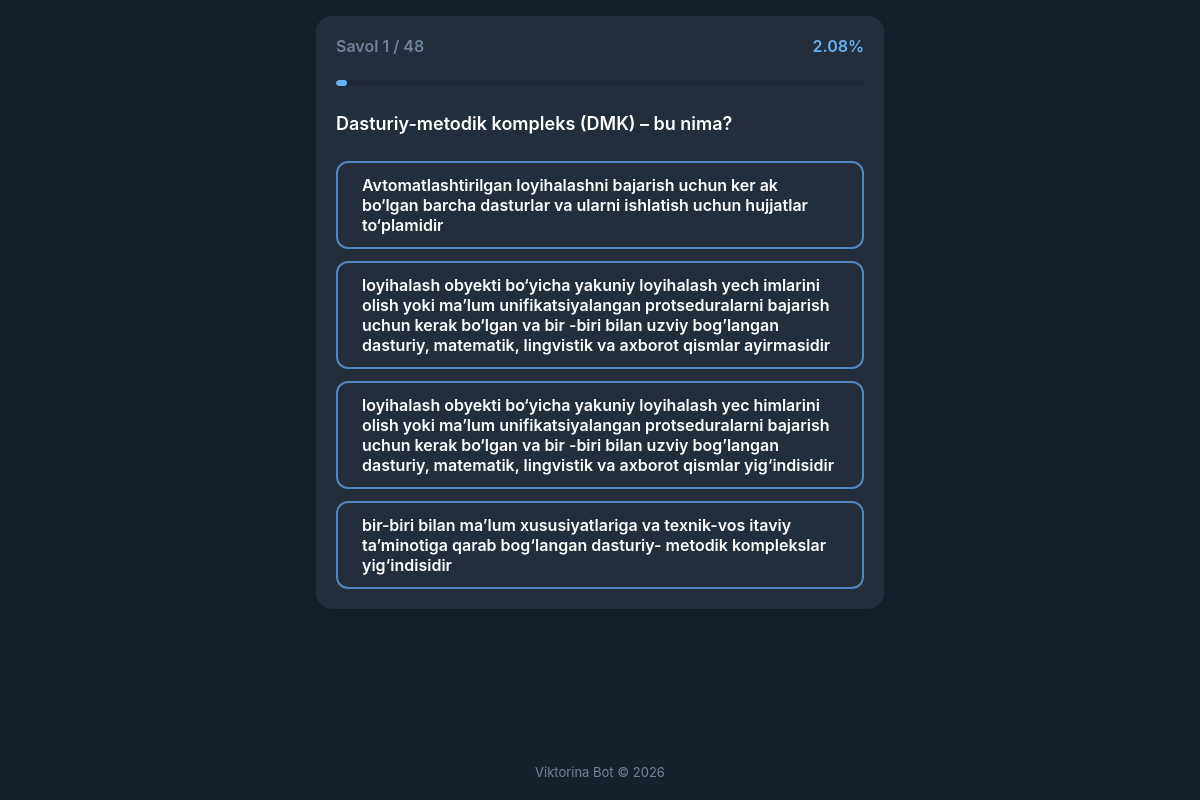
The app's page /quiz/4/question/0/ with its own data.
### quiz/models.py (models this page shows, shortened)
class Question(models.Model):
    quiz = models.ForeignKey(Quiz, on_delete=models.CASCADE, related_name="questions")
    text = models.TextField()

class Answer(models.Model):
    question = models.ForeignKey(Question, on_delete=models.CASCADE, related_name="answers")
    text = models.CharField(max_length=500)
    is_correct = models.BooleanField(default=False)

### quiz/views.py (the view, shortened to what this page needs)
# urls.py: path("<int:quiz_id>/question/<int:question_index>/", views.quiz_question, name="quiz_question"),
def quiz_question(request, quiz_id, question_index):
    quiz = get_object_or_404(Quiz, id=quiz_id)
    questions = list(quiz.questions.all())
    total = len(questions)
    if question_index >= total:
        return redirect("quiz:quiz_finish", quiz_id=quiz.id)
    question = questions[question_index]
    answers = list(question.answers.all())
    random.shuffle(answers)  # Variantlar tasodifiy tartibda aralashtiriladi
    answered = request.session.get("answered", {})
    feedback = None
    progress = round(((question_index + 1) / total) * 100, 2)
    return render(request, "quiz_question.html", {
        "quiz": quiz,
        "question": question,
        "answers": answers,  # Aralashtirilgan variantlar
        "index": question_index,
        "total": total,
        "feedback": feedback,
        "progress": progress,
    })

### templates/quiz_question.html (shortened to what this page needs)
{% extends "base.html" %}
{% block content %}
<div class="card fade-in">
    <div class="mb-3" style="display: flex; justify-content: space-between; align-items: center;">
        <span style="font-weight: 600; color: var(--tg-theme-hint-color);">Savol {{ index|add:1 }} / {{ total }}</span>
        <span style="font-weight: 600; color: var(--tg-theme-link-color);">{{ progress }}%</span>
    </div>
    <div class="mb-3" style="height: 6px; background-color: rgba(0,0,0,0.1); border-radius: 3px; overflow: hidden;">
        <div style="height: 100%; width: {{ progress }}%; background-color: var(--tg-theme-link-color); border-radius: 3px; transition: width 0.3s ease;"></div>
    </div>
    <h2 class="mb-3" style="font-size: 18px; line-height: 1.5; font-weight: 600;">{{ question.text }}</h2>
    <form method="post" id="quiz-form">
        <div style="display: flex; flex-direction: column; gap: 12px;">
            {% for answer in answers %}
                {% if feedback %}
                     {% if answer.id == feedback.correct_id %}
                        <div class="btn" style="background-color: #2fb344; color: white; text-align: left; position: relative; padding-right: 40px;">
                            {{ answer.text }}
                            <span style="position: absolute; right: 15px; top: 50%; transform: translateY(-50%);">✅</span>
                        </div>
                    {% elif feedback.selected_id == answer.id %}
                        <div class="btn" style="background-color: #d63e3e; color: white; text-align: left; position: relative; padding-right: 40px;">
                            {{ answer.text }}
                            <span style="position: absolute; right: 15px; top: 50%; transform: translateY(-50%);">❌</span>
                        </div>
                    {% else %}
                        <div class="btn btn-outline" style="text-align: left; color: var(--tg-theme-text-color); border-color: rgba(128,128,128, 0.3); opacity: 0.7;">
                            {{ answer.text }}
                        </div>
                    {% endif %}
                {% else %}
                    <label class="btn btn-outline" style="text-align: left; color: var(--tg-theme-text-color); border-color: var(--tg-theme-button-color); cursor: pointer; display: block;">
                        {{ answer.text }}
                    </label>
                {% endif %}
            {% endfor %}
        </div>
    </form>
</div>
{% endblock %}

### templates/base.html (style rules this page uses)
:root { --tg-theme-bg-color: #17212b; --tg-theme-text-color: #ffffff; --tg-theme-hint-color: #708499; --tg-theme-link-color: #6ab3f3; --tg-theme-button-color: #5288c1; --tg-theme-button-text-color: #ffffff; --tg-theme-secondary-bg-color: #232e3c; --tg-theme-header-bg-color: #17212b; --card-bg: var(--tg-theme-secondary-bg-color); --card-shadow: 0 4px 12px rgba(0, 0, 0, 0.1); --border-radius: 16px; --spacing: 16px; }
body { background-color: var(--tg-theme-bg-color); color: var(--tg-theme-text-color); font-family: -apple-system, BlinkMacSystemFont, 'Segoe UI', Roboto, Helvetica, Arial, sans-serif; margin: 0; padding: 0; min-height: 100vh; display: flex; flex-direction: column; }
.card { background-color: var(--card-bg); border-radius: var(--border-radius); box-shadow: var(--card-shadow); padding: 20px; margin-bottom: 20px; }
.btn { display: inline-block; padding: 12px 24px; border-radius: 12px; background-color: var(--tg-theme-button-color); color: var(--tg-theme-button-text-color); text-decoration: none; font-weight: 600; text-align: center; border: none; cursor: pointer; transition: opacity 0.2s ease; width: 100%; box-sizing: border-box; font-size: 16px; }
.btn-outline { background-color: transparent; border: 2px solid var(--tg-theme-button-color); color: var(--tg-theme-button-color); }
.mb-3 { margin-bottom: 24px; }
.fade-in { animation: fadeIn 0.3s ease-out forwards; }

### records on screen
Question: text "Dasturiy-metodik kompleks (DMK) – bu nima?"
Answer: text "Avtomatlashtirilgan loyihalashni bajarish uchun ker ak bo‘lgan barcha dasturlar va ularni ishlatish uchun hujjatlar to‘plamidir"
Answer: text "loyihalash obyekti bo‘yicha yakuniy loyihalash yech imlarini olish yoki ma’lum unifikatsiyalangan protseduralarni bajarish uchun kerak bo‘lgan va bir -biri bilan uzviy bog’langan dasturiy, matematik, lingvistik va axborot qismlar ayirmasidir"
Answer: text "loyihalash obyekti bo‘yicha yakuniy loyihalash yec himlarini olish yoki ma’lum unifikatsiyalangan protseduralarni bajarish uchun kerak bo‘lgan va bir -biri bilan uzviy bog’langan dasturiy, matematik, lingvistik va axborot qismlar yig‘indisidir"
Answer: text "bir-biri bilan ma’lum xususiyatlariga va texnik-vos itaviy ta’minotiga qarab bog‘langan dasturiy- metodik komplekslar yig‘indisidir"

### other values on screen
{{ index|add:1 }} "1"
{{ total }} "48"
{{ progress }} "2.08"
